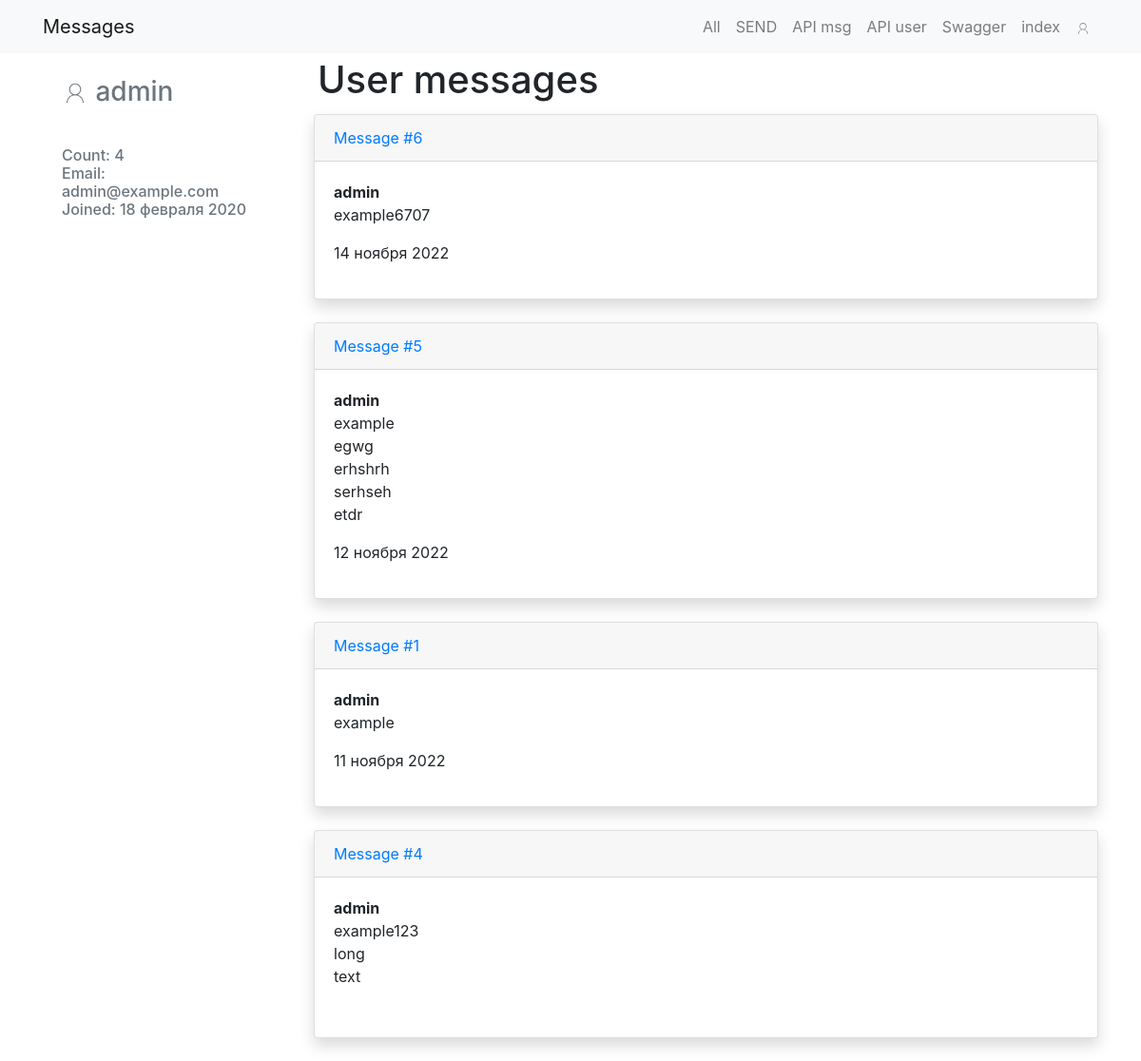
Page /msg1/users/1/ on the earlier database version.
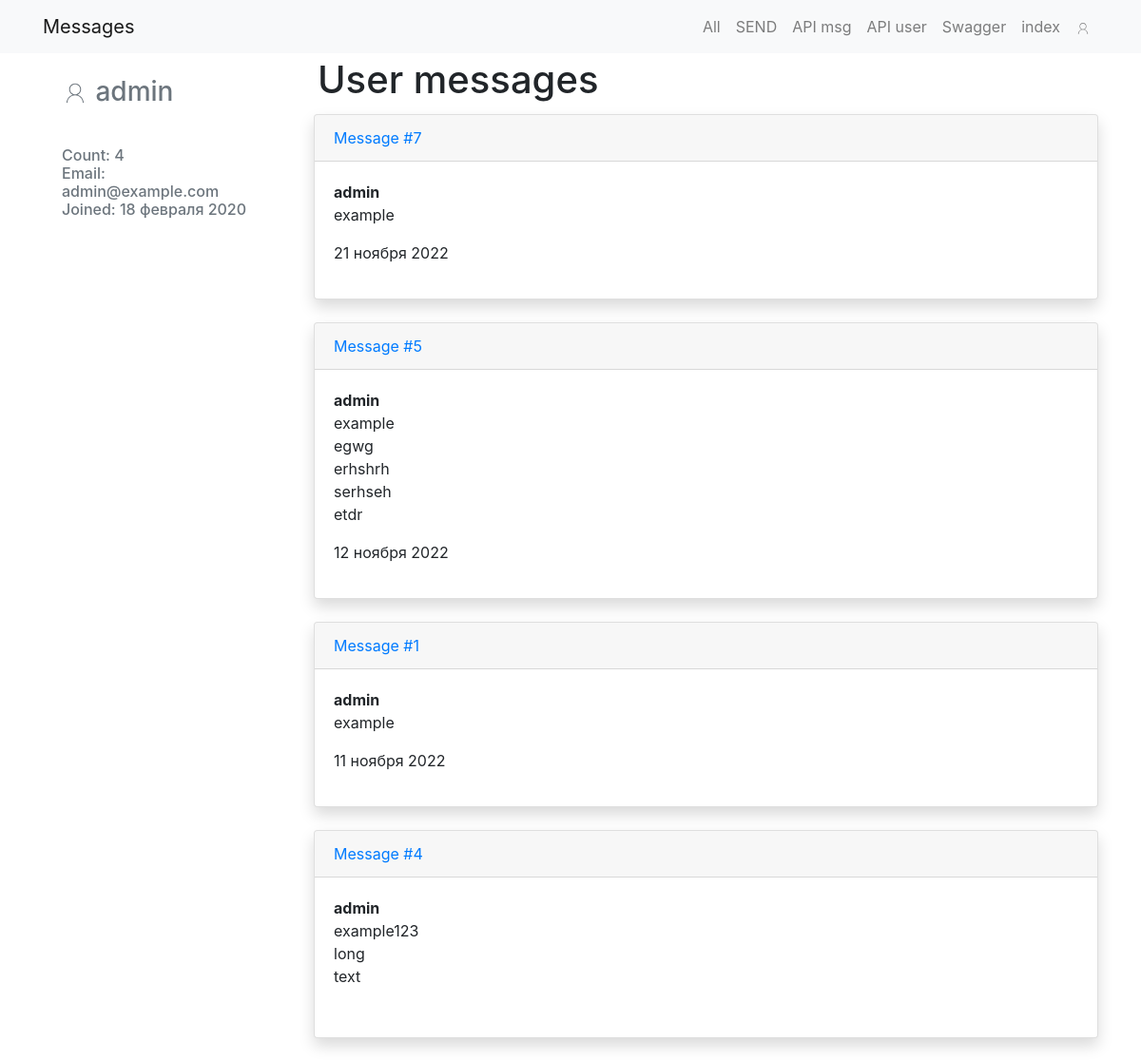
Same page on the later database version.
### FORM_MSG/models.py (models this page shows, shortened)
class Message(models.Model):
    author = models.ForeignKey(to=User, related_name='messages', on_delete=models.CASCADE)
    id = models.BigAutoField(null=False, unique=True, primary_key=True,
                             auto_created=True)  # limit int remove (max_length)
    name = models.CharField(null=False, max_length=10, blank=False)
    text = models.TextField(null=False, max_length=100, blank=False)
    accept_terms = models.BooleanField(null=False, default=False, verbose_name='Согласен с правилами', blank=False)
    file = models.FileField(null=True, upload_to='form_files/', blank=True)
    image = models.ImageField(null=True, upload_to='form_imgs/', blank=True)
    created_date = models.DateTimeField(null=False, auto_now_add=True)
    updated_date = models.DateTimeField(null=False, auto_now=True)

### FORM_MSG/views.py (the view)
# urls.py: path("users/<int:pk>/", views.UserDetails.as_view(), name="users_details"),
class UserDetails(DetailView):
    template_name = 'form_msg/USERPAGE.html'
    queryset = User.objects.all().select_related()
    def get_context_data(self, **kwargs):
        pk = self.kwargs.get('pk', '')
        context = super().get_context_data(**kwargs)
        query = Message.objects.select_related('author').values('id', 'author__username', 'text', 'created_date') \
            .order_by('-created_date') \
            .filter(author__id=pk)
        context['msgs_data'] = query
        context['msgs_data_count'] = query.count()
        return context

### FORM_MSG/templates/form_msg/USERPAGE.html (shortened to what this page needs)
{% extends "form_msg/base_msg.html" %}
{% block content %}
<main role="main" class="container">
    <div class="row">
        {% include 'form_msg/user_item.html' %}
        <div class="col-md-9">
        <h1 class="p-1">User messages</h1>
            {% if msgs_data %}
                {% for msg in msgs_data %}
                    {% include 'form_msg/card_item_msg.html' %}
                {% endfor %}
            {% else %}
                Empty
            {% endif %}
        </div>
    </div>
</main>
{% endblock %}

### FORM_MSG/templates/form_msg/base_msg.html (shortened to what this page needs)
{% load static %}
<!DOCTYPE html>
<html lang="en" translate="no">
<head>
    <link rel="stylesheet" href="https://cdn.jsdelivr.net/npm/bootstrap@4.6.0/dist/css/bootstrap.min.css">
</head>
<body>
{% block header %}
    {% include 'form_msg/msg_nav.html' %}
{% endblock %}
{% block content %}{% endblock %}
</body>
</html>

### FORM_MSG/templates/form_msg/msg_nav.html (shortened to what this page needs)
<nav id="navbar" class="navbar navbar-expand-md navbar-light bg-light">
    <div class="container-xl">
        <a class="navbar-brand" href="{% url 'form_msg:msg_list' %}">Messages</a>
        {% if user.is_authenticated %}
            <div class="collapse navbar-collapse" id="nav">
                <ul class="navbar-nav ml-auto">
                    <li class="nav-item"><a class="nav-link" href="{% url 'form_msg:msg_list' %}">All</a></li>
                    <li class="nav-item"><a class="nav-link" href="{% url 'form_msg:send_msg' %}">SEND</a></li>
                    <li class="nav-item"><a class="nav-link" href="{% url "api:msg_load" %}">API msg</a></li>
                    <li class="nav-item"><a class="nav-link" href="{% url "api:msg_user" request.user.username %}">API user</a></li>
                    <li class="nav-item"><a class="nav-link" href="{% url "api:swagger-ui" %}">Swagger</a></li>
                    <li class="nav-item"><a class="nav-link" href="/">index</a></li>
                    <li class="nav-item"><a class="nav-link" href="{% url "form_msg:users_details" request.user.id %}">
                    </a></li>
                </ul>
            </div>
        {% endif %}
    </div>
</nav>

### FORM_MSG/templates/form_msg/user_item.html (shortened to what this page needs)
 <div class="col-md-3 mb-3 mt-1">
    <div class="card" style="border: none">
        <div class="card-body">
            <div class="h3 text-muted">
                {{user.username}}
            </div>
        </div>
            <ul class="list-group list-group-flush">
                <li class="list-group-item">
                    <div class="h6 text-muted">
                        Count: {{msgs_data_count}}
                        <br>
                        Email: {{user.email}}
                        <br>
                        Joined: {{user.date_joined|date:"d E Y"}}
                    </div>
                </li>
            </ul>
    </div>
</div>

### FORM_MSG/templates/form_msg/card_item_msg.html (shortened to what this page needs)
<div class="card mb-4 shadow justify-content-center">
    {% if not is_get_msg %}
    <div class="card-header"><a href="{% url 'form_msg:show_msg' pk=msg.id %}">Message #{{ msg.id }}</a></div>
    {% endif %}
    <div class="card-body">
        <p class="card-text">
            <strong class="d-block">{{ msg.author__username }}</strong>
            {{ msg.text|linebreaksbr }}
        </p>
        <div class="d-flex justify-content-between align-items-center">
            <p class=="text-muted">{{ msg.created_date|date:"d E Y" }}</p>
        </div>
    </div>
</div>

Differences in the rows shown:
removed Message: id "6", author__username "admin", text "example6707", created_date "14 ноября 2022"
added Message: id "7", author__username "admin", text "example", created_date "21 ноября 2022"
